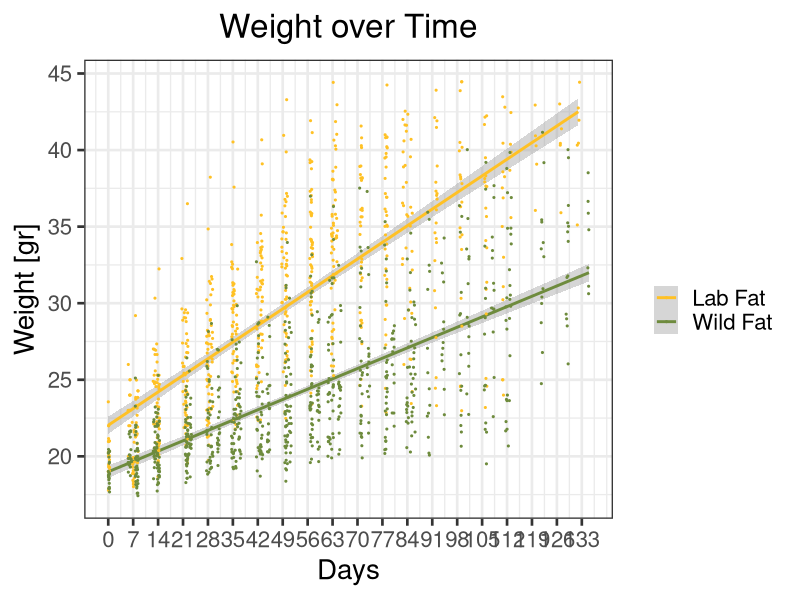
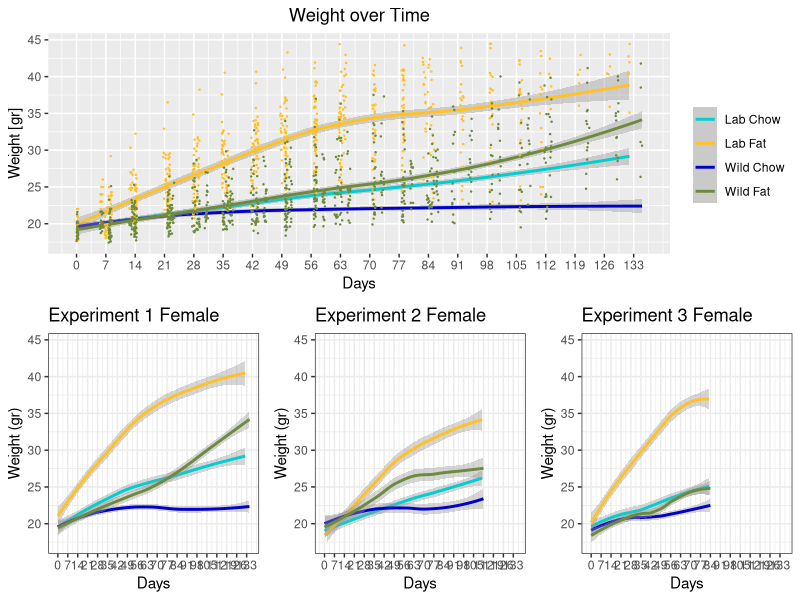
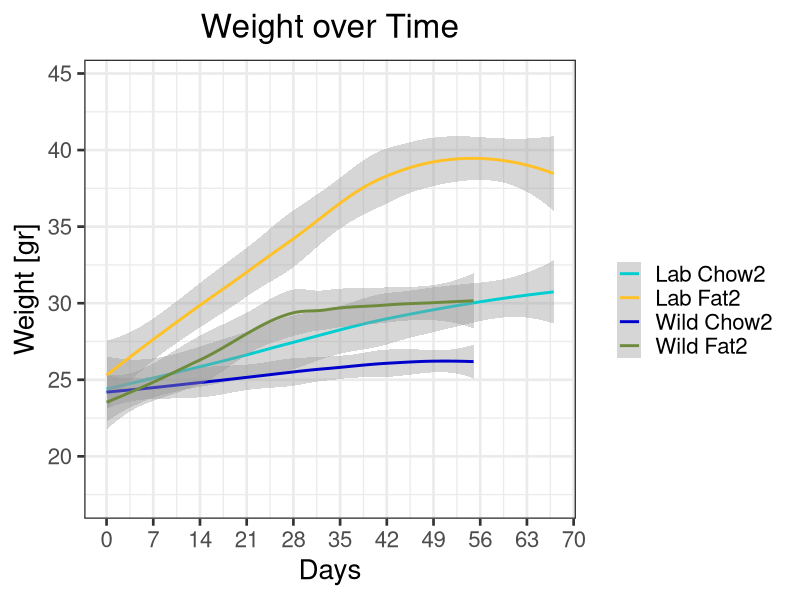

Write R code to recreate these figures, in order.
## ---- chunk 1

# setwd("~/Desktop/Research/NAFLD/Experiments/All Experiments together")

library(ggplot2)
#library(gdata)
library(rlist)
library(ggpubr)
library(gridBase)
library(gridExtra)
#installation of ggpubr, according to websitehttp://www.sthda.com/english/articles/24-ggpubr-publication-ready-plots/81-ggplot2-easy-way-to-mix-multiple-graphs-on-the-same-page/

cd <- read.csv("AllExp.csv")


#Change Date to custome date of R programm, no need now, format is already fine
cd$Date <- as.Date(cd$Date, "%m/%d/%y")

#for calculating days after starting the exp
for (sex in unique(cd$Gender)){

  for (Days in unique(cd$Experiment)) {
  
    for (Days2 in unique(cd$Microbiome)) {
    
    lowdate <- min(cd$Date[cd$Experiment == Days & cd$Microbiome == Days2 & cd$Gender == sex])
  
    cd$Days[cd$Experiment == Days & cd$Microbiome == Days2& cd$Gender == sex] <- cd$Date[cd$Experiment == Days & cd$Microbiome == Days2 & cd$Gender == sex] - lowdate
    }
  }
}

cd$Weight <- as.double(cd$Weight)

minval <- min(cd$Weight[cd$Gender == "Female"], na.rm = TRUE)
maxval <- max(cd$Weight[cd$Gender == "Female"], na.rm = TRUE)

minvalmales <- min(cd$Weight[cd$Gender == "Male"], na.rm = TRUE)
maxvalmales <- max(cd$Weight[cd$Gender == "Male"], na.rm = TRUE)

maxdays <- max(cd$Days[cd$Gender == "Female"], na.rm = TRUE)
maxdaysmales <- max(cd$Days[cd$Gender == "Male"], na.rm = TRUE)
mindays <- min(cd$Days, na.rm = TRUE)
sex <- "Female"
sex2 <- "Male"

#Graph with all Exp together, take out the sex loop, since we redo this for males separately
#for (sex in unique(cd$Gender)){
    
LChow <- subset(cd, cd$Microbiome == "Lab" & cd$Food == "Chow" & cd$Gender == sex)
LFat <- subset(cd, cd$Microbiome == "Lab" & cd$Food == "Fat"  & cd$Gender == sex)
WildChow <- subset(cd, cd$Microbiome == "Wild" & cd$Food == "Chow" & cd$Gender == sex)
WildFat <- subset(cd, cd$Microbiome == "Wild" & cd$Food == "Fat" & cd$Gender == sex)

plotAllExp <- ggplot() +
  geom_smooth(data = LChow, aes(x = LChow$Days, y = LChow$Weight, color = "Lab Chow")) +
  geom_smooth(data = LFat, aes(x = LFat$Days, y = LFat$Weight, color = "Lab Fat")) +
  geom_smooth(data = WildChow, aes(x = WildChow$Days, y = WildChow$Weight, color = "Wild Chow")) +
  geom_smooth(data = WildFat, aes(x = WildFat$Days, y = WildFat$Weight, color = "Wild Fat")) +
   geom_jitter(data = LFat, aes(x = LFat$Days, y = LFat$Weight, color = "Lab Fat"), size = 0.2) +
  geom_jitter(data = WildFat, aes(x = WildFat$Days, y = WildFat$Weight, color = "Wild Fat"), size = 0.2) +
  ylim(c(1.15 * minval, 0.85 * maxval)) +
  scale_x_continuous(breaks=seq(0,maxdays, 7), limits = c(mindays, maxdays)) +
 # xlim(c(mindays, maxdays)) +
  xlab("Days") +
  ylab("Weight [gr]") +
  scale_colour_manual("", values = c("darkturquoise","goldenrod1", "blue3", "darkolivegreen4"), breaks = c("Lab Chow", "Lab Fat", "Wild Chow", "Wild Fat")) +
  theme_set(theme_bw(base_size = 20) ) +
    theme(plot.title = element_text(hjust = 0.5)) +
      ggtitle("Weight over Time")


plotAllFat <- ggplot() +
  geom_smooth(data = LFat, aes(x = LFat$Days, y = LFat$Weight, color = "Lab Fat"), method =  lm) +
  geom_smooth(data = WildFat, aes(x = WildFat$Days, y = WildFat$Weight, color = "Wild Fat"), method = lm) +
   geom_jitter(data = LFat, aes(x = LFat$Days, y = LFat$Weight, color = "Lab Fat"), size = 0.4) +
  geom_jitter(data = WildFat, aes(x = WildFat$Days, y = WildFat$Weight, color = "Wild Fat"), size = 0.4) +
  ylim(c(1.15 * minval, 0.85 * maxval)) +
  scale_x_continuous(breaks=seq(0,maxdays, 7), limits = c(mindays, maxdays)) +
 # xlim(c(mindays, maxdays)) +
  xlab("Days") +
  ylab("Weight [gr]") +
  scale_colour_manual("", values = c("goldenrod1", "darkolivegreen4" ), breaks = c("Lab Fat", "Wild Fat" )) +
  theme_set(theme_bw(base_size = 20) ) +
    theme(plot.title = element_text(hjust = 0.5)) +
      ggtitle("Weight over Time")
print(plotAllFat)

LChow1 <- subset(cd, cd$Microbiome == "Lab" & cd$Food == "Chow" & cd$Gender == sex & cd$Experiment == 1)
LFat1 <- subset(cd, cd$Microbiome == "Lab" & cd$Food == "Fat"  & cd$Gender == sex & cd$Experiment == 1)
WildChow1 <- subset(cd, cd$Microbiome == "Wild" & cd$Food == "Chow" & cd$Gender == sex & cd$Experiment == 1)
WildFat1 <- subset(cd, cd$Microbiome == "Wild" & cd$Food == "Fat" & cd$Gender == sex & cd$Experiment == 1)

plotExp1 <- ggplot() +
  geom_smooth(data = LChow1, aes(x = LChow1$Days, y = LChow1$Weight, color = "Lab Chow")) +
  geom_smooth(data = LFat1, aes(x = LFat1$Days, y = LFat1$Weight, color = "Lab Fat")) +
  geom_smooth(data = WildChow1, aes(x = WildChow1$Days, y = WildChow1$Weight, color = "Wild Chow")) +
  geom_smooth(data = WildFat1, aes(x = WildFat1$Days, y = WildFat1$Weight, color = "Wild Fat")) +
  ylim(c(1.15 * minval, 0.85 * maxval)) +
  scale_x_continuous(breaks=seq(0,maxdays, 7), limits = c(mindays, maxdays)) +
 # xlim(c(mindays, maxdays)) +
  xlab("Days") +
  ylab("Weight (gr)") +
  scale_colour_manual("", values = c("darkturquoise","goldenrod1", "blue3", "darkolivegreen4"), breaks = c("Lab Chow", "Lab Fat", "Wild Chow", "Wild Fat")) +
  ggtitle( paste("Experiment 1", as.character(sex) )) +
  theme_bw() +
  theme(legend.position="none")


LChow2 <- subset(cd, cd$Microbiome == "Lab" & cd$Food == "Chow" & cd$Gender == sex & cd$Experiment == 2)
LFat2 <- subset(cd, cd$Microbiome == "Lab" & cd$Food == "Fat"  & cd$Gender == sex & cd$Experiment == 2)
WildChow2 <- subset(cd, cd$Microbiome == "Wild" & cd$Food == "Chow" & cd$Gender == sex & cd$Experiment == 2)
WildFat2 <- subset(cd, cd$Microbiome == "Wild" & cd$Food == "Fat" & cd$Gender == sex & cd$Experiment == 2)

plotExp2 <- ggplot() +
  geom_smooth(data = LChow2, aes(x = LChow2$Days, y = LChow2$Weight, color = "Lab Chow")) +
  geom_smooth(data = LFat2, aes(x = LFat2$Days, y = LFat2$Weight, color = "Lab Fat")) +
  geom_smooth(data = WildChow2, aes(x = WildChow2$Days, y = WildChow2$Weight, color = "Wild Chow")) +
  geom_smooth(data = WildFat2, aes(x = WildFat2$Days, y = WildFat2$Weight, color = "Wild Fat")) +
  ylim(c(1.15 * minval, 0.85 * maxval)) +
  scale_x_continuous(breaks=seq(0,maxdays, 7), limits = c(mindays, maxdays)) +
 # xlim(c(mindays, maxdays)) +
  xlab("Days") +
  ylab("Weight (gr)") +
  scale_colour_manual("", values = c("darkturquoise","goldenrod1", "blue3", "darkolivegreen4") ,
                      breaks = c("Lab Chow", "Lab Fat", "Wild Chow", "Wild Fat")
                      ) +
  ggtitle( paste("Experiment 2", as.character(sex) )) +
  theme_bw() +
   theme(legend.position="none") 


#Hardcoded Exp 3
LChow3 <- subset(cd, cd$Microbiome == "Lab" & cd$Food == "Chow" & cd$Gender == sex & cd$Experiment == 3)
LFat3 <- subset(cd, cd$Microbiome == "Lab" & cd$Food == "Fat"  & cd$Gender == sex & cd$Experiment == 3)
WildChow3 <- subset(cd, cd$Microbiome == "Wild" & cd$Food == "Chow" & cd$Gender == sex & cd$Experiment == 3)
WildFat3 <- subset(cd, cd$Microbiome == "Wild" & cd$Food == "Fat" & cd$Gender == sex & cd$Experiment == 3)


plotExp3 <- ggplot() +
  geom_smooth(data = LChow3, aes(x = LChow3$Days, y = LChow3$Weight, color = "Lab Chow")) +
  geom_smooth(data = LFat3, aes(x = LFat3$Days, y = LFat3$Weight, color = "Lab Fat")) +
  geom_smooth(data = WildChow3, aes(x = WildChow3$Days, y = WildChow3$Weight, color = "Wild Chow")) +
  geom_smooth(data = WildFat3, aes(x = WildFat3$Days, y = WildFat3$Weight, color = "Wild Fat")) +
  ylim(c(1.15 * minval, 0.85 * maxval)) +
  scale_x_continuous(breaks=seq(0,maxdays, 7), limits = c(mindays, maxdays)) +
 # xlim(c(mindays, maxdays)) +
  xlab("Days") +
  ylab("Weight (gr)") +
  scale_colour_manual("", values = c("darkturquoise","goldenrod1", "blue3", "darkolivegreen4") ,
                      breaks = c("Lab Chow", "Lab Fat", "Wild Chow", "Wild Fat")) +
  ggtitle( paste("Experiment 3", as.character(sex) )) +
  theme_bw() +
   theme(legend.position="none") 


grid.arrange(grobs = list(plotAllExp,
         plotExp1, plotExp2, plotExp3),
          layout_matrix = rbind(1, c(2:4)))
  
#Beginning here will be the Male Experiments

   
LChow2 <- subset(cd, cd$Microbiome == "Lab" & cd$Food == "Chow" & cd$Gender == sex2)
LFat2 <- subset(cd, cd$Microbiome == "Lab" & cd$Food == "Fat"  & cd$Gender == sex2)
WildChow2 <- subset(cd, cd$Microbiome == "Wild" & cd$Food == "Chow" & cd$Gender == sex2)
WildFat2 <- subset(cd, cd$Microbiome == "Wild" & cd$Food == "Fat" & cd$Gender == sex2)

plotAllExpMale <- ggplot() +
  geom_smooth(data = LChow2, aes(x = LChow2$Days, y = LChow2$Weight, color = "Lab Chow2")) +
  geom_smooth(data = LFat2, aes(x = LFat2$Days, y = LFat2$Weight, color = "Lab Fat2")) +
  geom_smooth(data = WildChow2, aes(x = WildChow2$Days, y = WildChow2$Weight, color = "Wild Chow2")) +
  geom_smooth(data = WildFat2, aes(x = WildFat2$Days, y = WildFat2$Weight, color = "Wild Fat2")) +
  ylim(c(1.15 * minval, 0.85 * maxval)) +
  scale_x_continuous(breaks=seq(0,maxdays, 7), limits = c(mindays, maxdaysmales)) +
 # xlim(c(mindays, maxdays)) +
  xlab("Days") +
  ylab("Weight [gr]") +
  scale_colour_manual("", values = c("darkturquoise","goldenrod1", "blue3", "darkolivegreen4"), breaks = c("Lab Chow2", "Lab Fat2", "Wild Chow2", "Wild Fat2")) +
  theme_set(theme_bw(base_size = 20) ) +
    theme(plot.title = element_text(hjust = 0.5)) +
      ggtitle("Weight over Time")

print(plotAllExpMale)

  
